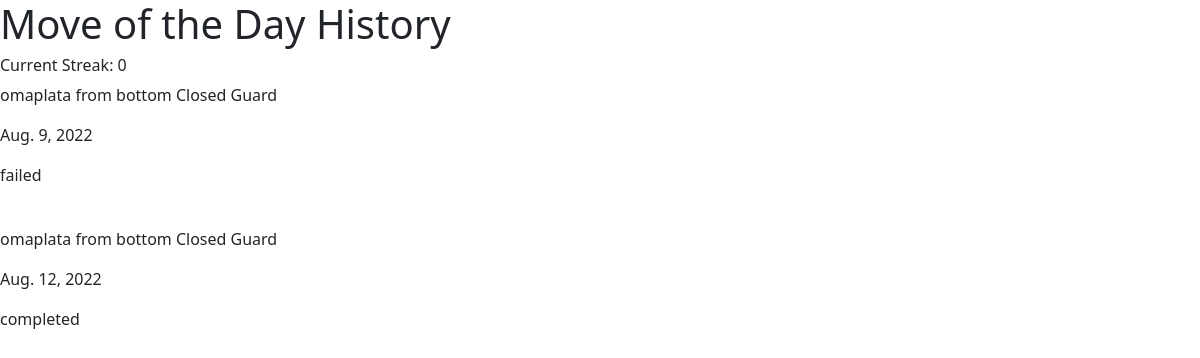
/move-of-the-day-history/ (signed in), run on the app's committed database.
### bjjtracker/models.py (models this page shows, shortened)
class MOTD(models.Model):
    technique = models.ForeignKey(Technique, on_delete=models.CASCADE)
    user = models.ForeignKey(User, on_delete=models.CASCADE)
    date = models.DateField(auto_now=True)
    completed = models.BooleanField(default=False)
    class Meta:
        unique_together=['date','user']

class Technique(models.Model):
    TOP_BOTTOM = (
        ('top', 'top'),
        ('bottom', 'bottom'),
    )
    name = models.CharField(max_length=100)
    position = models.ForeignKey(Position, on_delete=models.CASCADE)
    topBottom = models.CharField(max_length=10, choices=TOP_BOTTOM, blank=True)
    user = models.ForeignKey(User, on_delete=models.CASCADE)
    tags = models.ManyToManyField('Tag', blank=True)
    date = models.DateTimeField(auto_now=True)
    steps = models.TextField(null=True, blank=True)
    details = models.TextField(null=True, blank=True)
    comments = models.TextField(null=True, blank=True)
    video = models.FileField(null=True, blank=True)
    id = models.UUIDField(default=uuid.uuid4, unique=True, primary_key=True, editable=False)
    def __str__(self):
        return "".join((self.name, " from ", self.topBottom, " ", self.position.name))

class Position(models.Model):
    name = models.CharField(primary_key=True, max_length=100)
    concepts = models.TextField(null=True, blank=True)

### bjjtracker/views.py (the view)
# urls.py: path('move-of-the-day-history/', views.moveOfTheDayHistory, name='move-of-the-day-history'),
@login_required(login_url='login')
def moveOfTheDayHistory(request):
    user = request.user
    objects = MOTD.objects.filter(user=user).order_by('date')
    streak = getCurrentStreak(request)
    context = {'objects':objects, 'streak':streak}
    return render(request, 'bjjtracker/motd_history.html', context)

### bjjtracker/helpers.py (called while the page is built)
def getCurrentStreak(request):
    user = request.user
    current_streak = 0
    today = datetime.date.today()
    compareDate = today + datetime.timedelta(1)
    dates = list(MOTD.objects.values("date").filter(user=user, date__lte = today, completed=True).order_by("-date"))
    for date in dates:
        date = date['date']
        delta = compareDate - date
        if delta.days == 1: # Keep the streak going!
            current_streak += 1
            compareDate = date
        elif delta.days == 0: # Don't bother increasing the day if there's multiple ones on the same day
            pass
        else:
            break
    return current_streak

### bjjtracker/templates/bjjtracker/motd_history.html
{% extends 'main.html' %}
{% block content %}
<h1>Move of the Day History</h1>
<h6>Current Streak: {{ streak }}</h6>
{% for obj in objects %}
    <p>{{ obj.technique }}</p>
    <p>{{ obj.date }}</p>
    <p>
        {% if obj.completed %}
        completed
        {% else %}
        failed
        {% endif %}
    </p>
    <br>
{% endfor %}
{% endblock %}

### data on the page
MOTD: technique "omaplata from bottom Closed Guard", date "Aug. 9, 2022", completed "failed"
MOTD: technique "omaplata from bottom Closed Guard", date "Aug. 12, 2022", completed "completed"

### other printed values
{{ streak }} "0"
